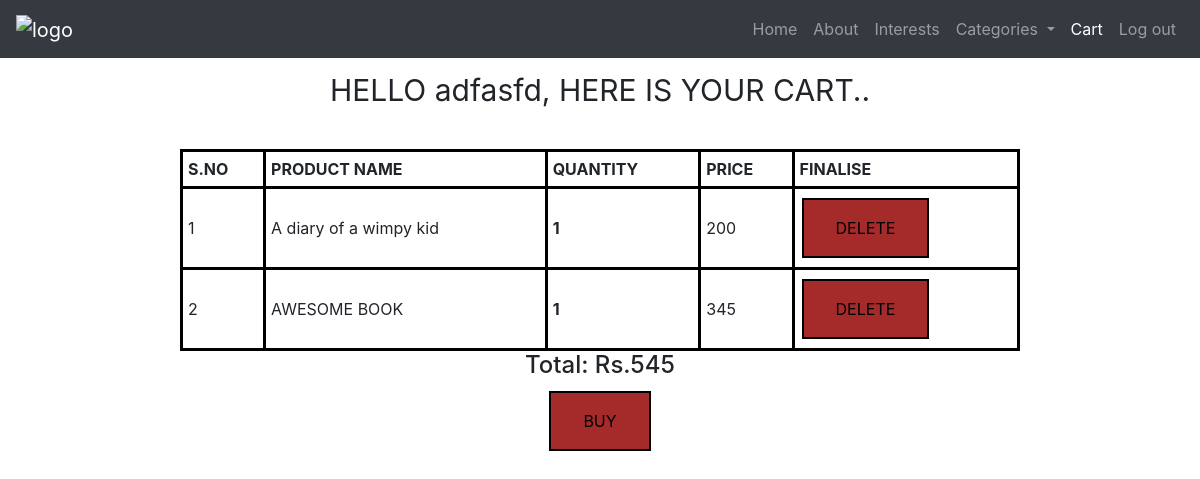
Page /customer/cart.php (signed in) on the committed database.
### tables this page shows
CREATE TABLE `cart` (
  `cart_id` int(11) NOT NULL,
  `cust_name` varchar(255) NOT NULL,
  `org_name` varchar(255) NOT NULL,
  `prod_name` varchar(255) NOT NULL,
  `price` int(11) NOT NULL,
  `quantity` int(11) NOT NULL,
  `cust_email` varchar(255) NOT NULL,
  `buy` int(11) NOT NULL DEFAULT 0,
  `done` int(11) NOT NULL DEFAULT 0
);

### customer/cart.php (the view, shortened to what this page needs)
<?php
include('db.php');
$email = $_SESSION['email'];
$sql = "SELECT * FROM cart WHERE cust_email = '$email' AND buy=0";
$result = mysqli_query($con, $sql);
$details = mysqli_fetch_all($result, MYSQLI_ASSOC);
$i =1;
$total = 0;
?>
<!DOCTYPE html>
<html>
<head>
<link href="https://cdn.jsdelivr.net/npm/bootstrap@5.0.0-beta3/dist/css/bootstrap.min.css" rel="stylesheet">
<link rel="stylesheet" href="https://maxcdn.bootstrapcdn.com/bootstrap/4.0.0/css/bootstrap.min.css">
</head>
<body>
  <nav class="navbar navbar-expand-lg navbar-dark bg-dark">
  <a class="navbar-brand" href="#"><img src= "../imgs/logo.png" alt="logo"style="width:80px;height:50px"></a>
    <div class="collapse navbar-collapse" id="navbarSupportedContent">
      <ul class="navbar-nav ml-auto">
        <li class="nav-item">
          <a class="nav-link" href="#">Home <span class="sr-only">(current)</span></a>
        </li>
        <li>
          <a class="nav-link" href="#">About <span class="sr-only">(current)</span></a>
        </li>
        <li>
          <a class="nav-link" href="interests.php">Interests <span class="sr-only">(current)</span></a>
        </li>
        <li class="nav-item dropdown">
          <a class="nav-link dropdown-toggle" href="#" id="navbarDropdown" role="button" data-toggle="dropdown" aria-haspopup="true" aria-expanded="false">
            Categories
          </a>
        </li>
        <li>
          <a class="nav-link active" href="cart.php">Cart<i class="fas fa-shopping-cart active"></i><span class="sr-only">(current)</span></a>
        </li>
        <li>
          <a class="nav-link" href="../index.php">Log out <span class="sr-only">(current)</span></a>
        </li>
      </ul>
    </div>
  </nav>
<div style="text-align:center;font-size:30px;margin:10px;">HELLO <?php echo $_SESSION['cust_name']; ?>, HERE IS YOUR CART..</div>
<table class="t">
  <tr>
    <th>S.NO</th>
    <th>PRODUCT NAME</th>
    <th>QUANTITY</th>
    <th>PRICE</th>
    <th>FINALISE</th>
  </tr>
  <?php foreach ($details as $detail) { ?>
  <tr>
    <td><?php echo $i; ?></td>
    <td><?php echo $detail['prod_name']; ?></td>
    <th><?php echo $detail['quantity']; ?></th>
    <td><?php echo $detail['price']; ?></td>
    <?php $total = $total + $detail['price'];
    $i = $i +1;
    ?>
    <form action="delete.php" method="post" id="delete">
      <td><button type="submit" class="button button1">DELETE</button></td>
    </form>
  </tr>
<?php } ?>
</table>
<h4><div class="b">Total: Rs.<?php echo $total; ?> </div></h4>
<form action="buy.php" method="post" id="buy">
  <div class="b"><button type="submit" class="button button1">BUY</button></div>
</form>
<br>
</body>
</html>

### customer/cart.php (style rules this page uses)
table, th, td { border: 3px solid black; border-collapse: collapse; }
th, td { padding: 5px; text-align: left; }
.button { background-color: #4CAF50; border: none; color: white; padding: 16px 32px; text-align: center; text-decoration: none; display: inline-block; font-size: 16px; margin: 4px 2px; transition-duration: 0.4s; cursor: pointer; }
.button1 { background-color:brown; color: black; border: 2px solid black; }
.t { width:70%; margin-top:3%; margin-left:15%; }
.b { text-align:center; }

### rows in the picture
cart: prod_name "A diary of a wimpy kid", quantity "1", price "200"
cart: prod_name "AWESOME BOOK", quantity "1", price "345"

### other values in the picture
$_SESSION['cust_name'] "adfasfd"
$total "545"
